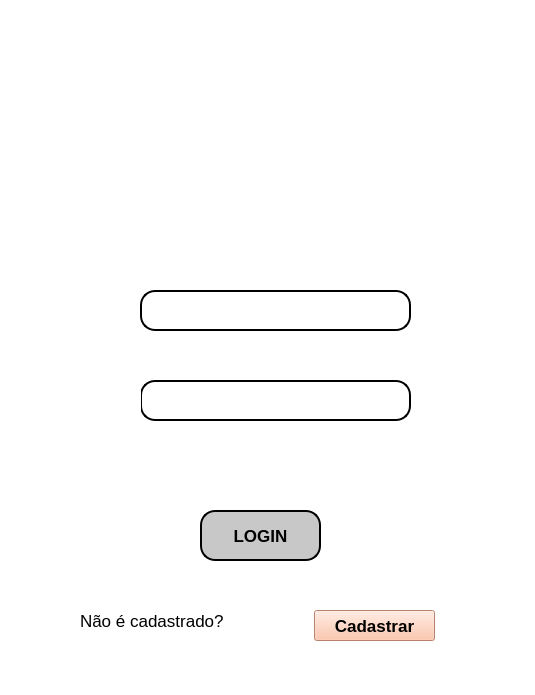
<?xml version="1.0" encoding="UTF-8"?>
<ui version="4.0">
 <class>MainWindow</class>
 <widget class="QMainWindow" name="MainWindow">
  <property name="geometry">
   <rect>
    <x>0</x>
    <y>0</y>
    <width>535</width>
    <height>695</height>
   </rect>
  </property>
  <property name="windowTitle">
   <string>MainWindow</string>
  </property>
  <property name="styleSheet">
   <string notr="true">background-color: rgb(255, 255, 255);</string>
  </property>
  <widget class="QWidget" name="centralwidget">
   <widget class="QPushButton" name="pushButton">
    <property name="geometry">
     <rect>
      <x>200</x>
      <y>510</y>
      <width>121</width>
      <height>51</height>
     </rect>
    </property>
    <property name="font">
     <font>
      <pointsize>13</pointsize>
      <weight>75</weight>
      <bold>true</bold>
     </font>
    </property>
    <property name="styleSheet">
     <string notr="true">background-color: rgb(200, 200, 200);
border-style: outset;
border-width: 2px;
border-radius: 15px;
border-color: black;</string>
    </property>
    <property name="text">
     <string>LOGIN</string>
    </property>
   </widget>
   <widget class="QLineEdit" name="lineEdit">
    <property name="geometry">
     <rect>
      <x>140</x>
      <y>290</y>
      <width>271</width>
      <height>41</height>
     </rect>
    </property>
    <property name="font">
     <font>
      <pointsize>15</pointsize>
      <weight>75</weight>
      <bold>true</bold>
     </font>
    </property>
    <property name="styleSheet">
     <string notr="true">background-color: rgb(255, 255, 255);
border-radius: 15px;
border-style: outset;
border-width: 2px;</string>
    </property>
   </widget>
   <widget class="QLineEdit" name="lineEdit_2">
    <property name="geometry">
     <rect>
      <x>140</x>
      <y>380</y>
      <width>271</width>
      <height>41</height>
     </rect>
    </property>
    <property name="styleSheet">
     <string notr="true">background-color: rgb(255, 255, 255);
border-radius: 15px;
border-style: outset;
border-width: 2px;</string>
    </property>
   </widget>
   <widget class="QLabel" name="label">
    <property name="geometry">
     <rect>
      <x>80</x>
      <y>610</y>
      <width>181</width>
      <height>21</height>
     </rect>
    </property>
    <property name="font">
     <font>
      <pointsize>13</pointsize>
     </font>
    </property>
    <property name="text">
     <string>Não é cadastrado?</string>
    </property>
   </widget>
   <widget class="QPushButton" name="pushButton_2">
    <property name="geometry">
     <rect>
      <x>314</x>
      <y>610</y>
      <width>121</width>
      <height>31</height>
     </rect>
    </property>
    <property name="font">
     <font>
      <family>Segoe UI Historic</family>
      <pointsize>13</pointsize>
      <weight>75</weight>
      <bold>true</bold>
     </font>
    </property>
    <property name="styleSheet">
     <string notr="true">background-color: rgb(255, 185, 152);</string>
    </property>
    <property name="text">
     <string>Cadastrar</string>
    </property>
   </widget>
   <widget class="QLabel" name="label_2">
    <property name="geometry">
     <rect>
      <x>10</x>
      <y>-10</y>
      <width>521</width>
      <height>241</height>
     </rect>
    </property>
    <property name="text">
     <string/>
    </property>
    <property name="pixmap">
     <pixmap>LogoProjeto Pretos e Brancos.png</pixmap>
    </property>
   </widget>
   <widget class="QLabel" name="label_3">
    <property name="geometry">
     <rect>
      <x>80</x>
      <y>280</y>
      <width>61</width>
      <height>51</height>
     </rect>
    </property>
    <property name="text">
     <string/>
    </property>
    <property name="pixmap">
     <pixmap>icons8-usuário-de-gênero-neutro-64.png</pixmap>
    </property>
   </widget>
   <widget class="QLabel" name="label_4">
    <property name="geometry">
     <rect>
      <x>190</x>
      <y>440</y>
      <width>241</width>
      <height>31</height>
     </rect>
    </property>
    <property name="font">
     <font>
      <pointsize>13</pointsize>
      <stylestrategy>PreferDefault</stylestrategy>
     </font>
    </property>
    <property name="layoutDirection">
     <enum>Qt::RightToLeft</enum>
    </property>
    <property name="styleSheet">
     <string notr="true">color: rgb(0, 0, 0);</string>
    </property>
    <property name="text">
     <string/>
    </property>
   </widget>
   <widget class="QLabel" name="label_5">
    <property name="geometry">
     <rect>
      <x>80</x>
      <y>370</y>
      <width>61</width>
      <height>51</height>
     </rect>
    </property>
    <property name="text">
     <string/>
    </property>
    <property name="pixmap">
     <pixmap>icons8-grand-master-key-64.png</pixmap>
    </property>
   </widget>
   <zorder>label_3</zorder>
   <zorder>label_2</zorder>
   <zorder>pushButton</zorder>
   <zorder>lineEdit</zorder>
   <zorder>lineEdit_2</zorder>
   <zorder>label</zorder>
   <zorder>pushButton_2</zorder>
   <zorder>label_4</zorder>
   <zorder>label_5</zorder>
  </widget>
  <widget class="QMenuBar" name="menubar">
   <property name="geometry">
    <rect>
     <x>0</x>
     <y>0</y>
     <width>535</width>
     <height>21</height>
    </rect>
   </property>
  </widget>
  <widget class="QStatusBar" name="statusbar"/>
 </widget>
 <resources/>
 <connections/>
</ui>
